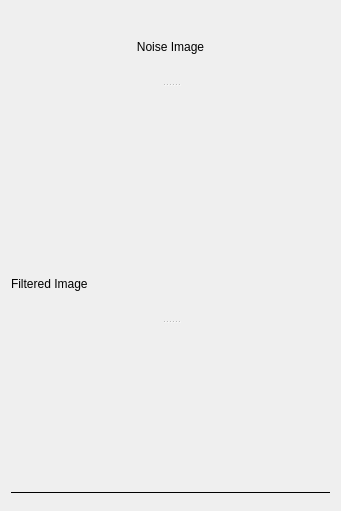
       <widget class="QWidget" name="layoutWidget">
        <property name="geometry">
         <rect>
          <x>410</x>
          <y>50</y>
          <width>341</width>
          <height>511</height>
         </rect>
        </property>
        <layout class="QVBoxLayout" name="verticalLayout_2">
         <item>
          <widget class="QSplitter" name="splitter_2">
           <property name="orientation">
            <enum>Qt::Vertical</enum>
           </property>
           <widget class="QLabel" name="label_4">
            <property name="text">
             <string>Noise Image</string>
            </property>
            <property name="alignment">
             <set>Qt::AlignCenter</set>
            </property>
           </widget>
           <widget class="ImageView" name="output_widget" native="true">
            <property name="autoFillBackground">
             <bool>false</bool>
            </property>
           </widget>
          </widget>
         </item>
         <item>
          <widget class="QSplitter" name="splitter_7">
           <property name="orientation">
            <enum>Qt::Vertical</enum>
           </property>
           <widget class="QLabel" name="label">
            <property name="text">
             <string>Filtered Image</string>
            </property>
            <property name="scaledContents">
             <bool>false</bool>
            </property>
           </widget>
           <widget class="ImageView" name="filtered_widget" native="true">
            <property name="autoFillBackground">
             <bool>false</bool>
            </property>
           </widget>
          </widget>
         </item>
         <item>
          <widget class="QLabel" name="label_10">
           <property name="frameShape">
            <enum>QFrame::HLine</enum>
           </property>
           <property name="text">
            <string/>
           </property>
          </widget>
         </item>
        </layout>
       </widget>
